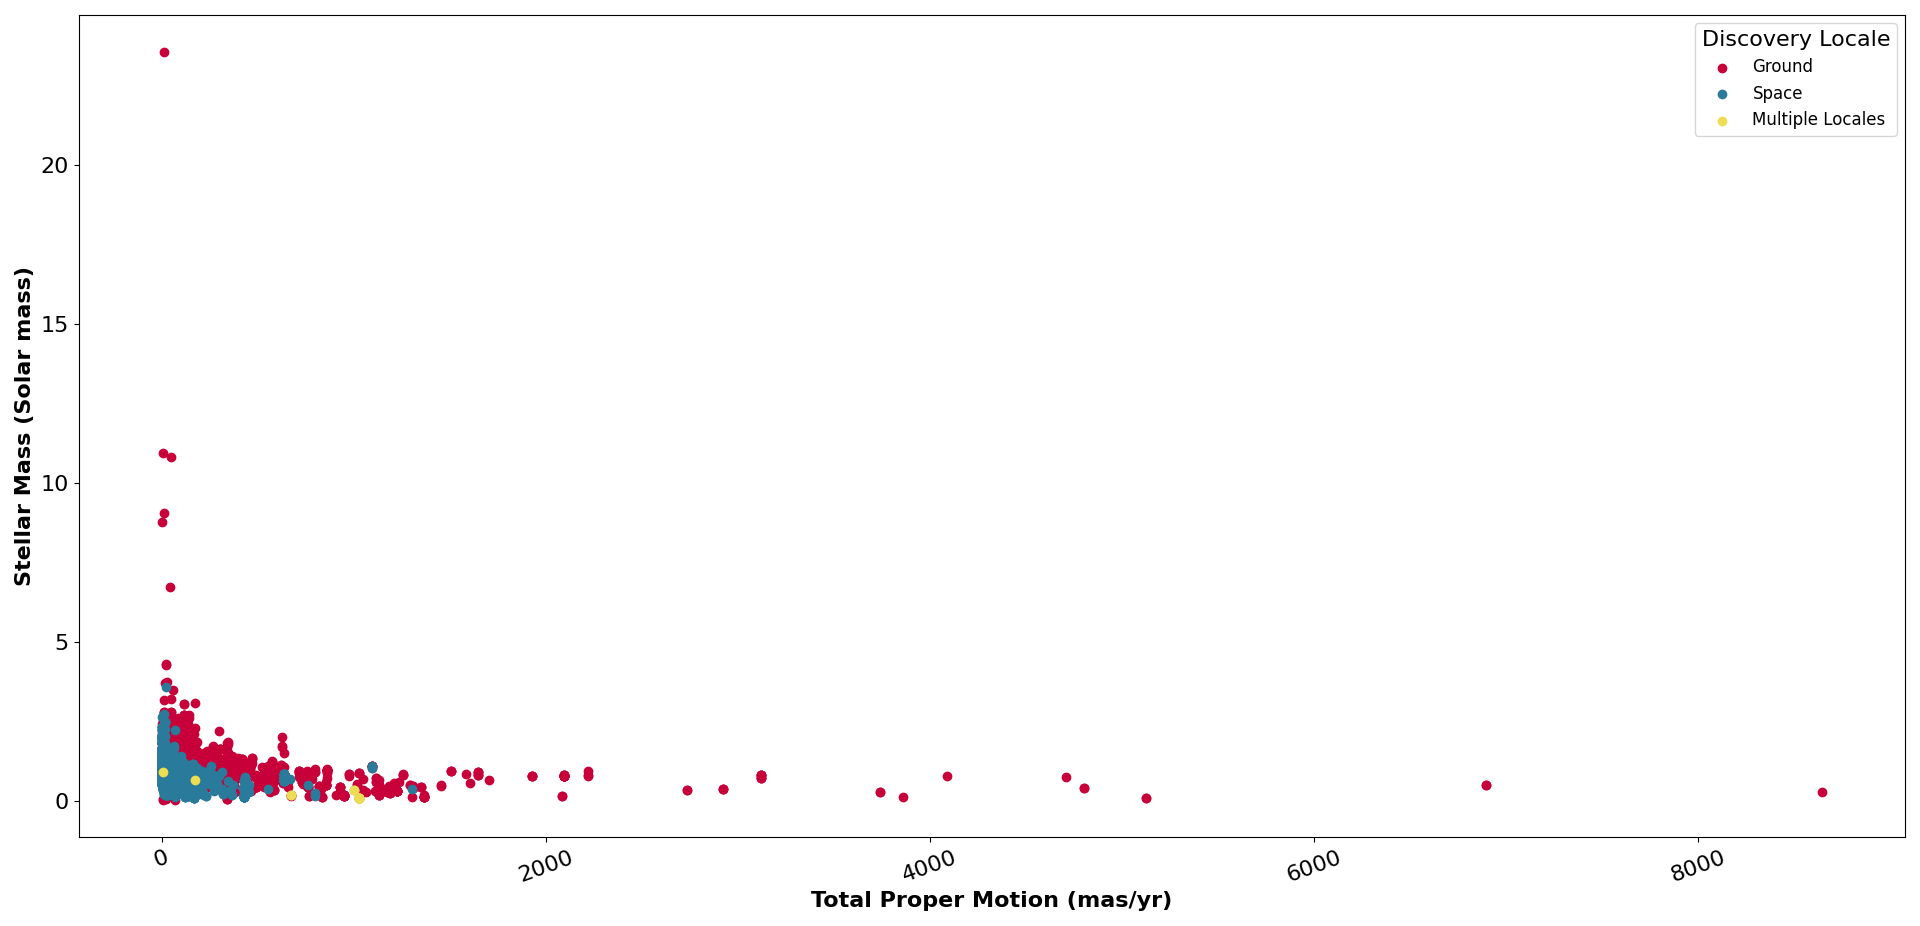

Recreate this plot in Python.

# Paths:
path_data = "data/"

# Packages:
import numpy as np
import pandas as pd
import matplotlib.pyplot as plt
from matplotlib.colors import ListedColormap

# Display options:
pd.set_option("display.width", 1200)
pd.set_option("display.max_columns", 300)
pd.set_option("display.max_rows", 300)

# Dataset:
df = pd.read_csv(path_data + "nasa_exoplanets.csv")
df_varnames = pd.read_csv(path_data + "nasa_exoplanets_var_names.csv")

# Variables:
x_var = "sy_pm"
x_var_name = df_varnames.loc[(df_varnames["var"] == x_var), ["var_name"]].values[0][0]
y_var = "st_mass"
y_var_name = df_varnames.loc[(df_varnames["var"] == y_var), ["var_name"]].values[0][0]
color_var = "disc_locale"
color_var_name = df_varnames.loc[(df_varnames["var"] == color_var), ["var_name"]].values[0][0]

# Adapt the data:
df_plot = df[[x_var, y_var, color_var]].copy()

# Plot:
lvls = df_plot[color_var].unique()
n_levels = len(lvls)
my_palette = ["#c70039", "#2a7b9b", "#eddd53"]

fig, ax = plt.subplots(
    figsize = (20, 10),
    tight_layout = True
)
for l, lvl in enumerate(lvls):
    df_lvl = df_plot.loc[df_plot[color_var] == lvl, ]
    if df_lvl.shape[0] < 2:
        continue
    _ = ax.scatter(
        x = df_lvl[x_var],
        y = df_lvl[y_var],
        label = lvl,
        c = my_palette[l],
        alpha = 1
    )
_ = ax.legend(
    fontsize = "large",
    title = color_var_name,
    title_fontsize = 16,
    loc = "upper right"
)
_ = ax.set_xlabel(
    x_var_name,
    fontsize = 16,
    fontweight = "bold"
)
_ = ax.set_ylabel(
    y_var_name,
    fontsize = 16,
    fontweight = "bold"
)
_ = ax.tick_params(
    axis = "x", 
    which = "major", 
    labelsize = 16,
    rotation = 20
)
_ = ax.tick_params(
    axis = "y", 
    which = "major", 
    labelsize = 16
)
